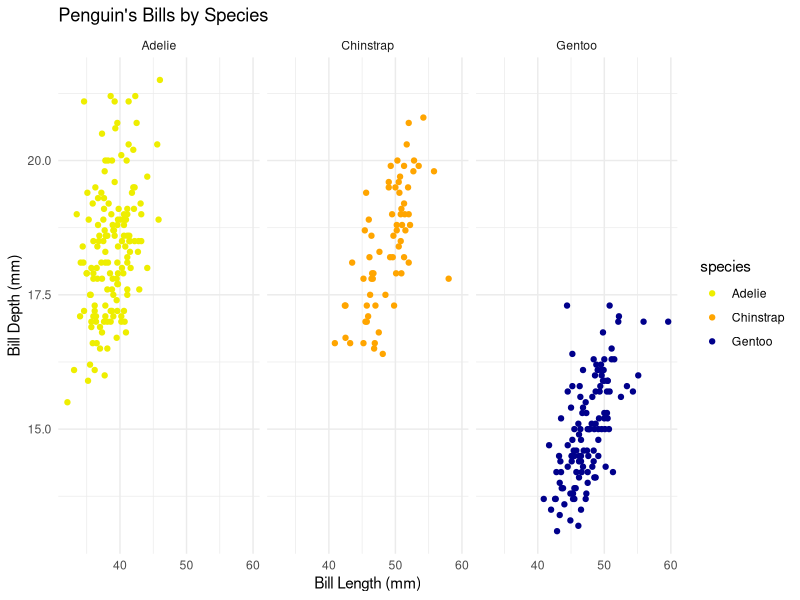
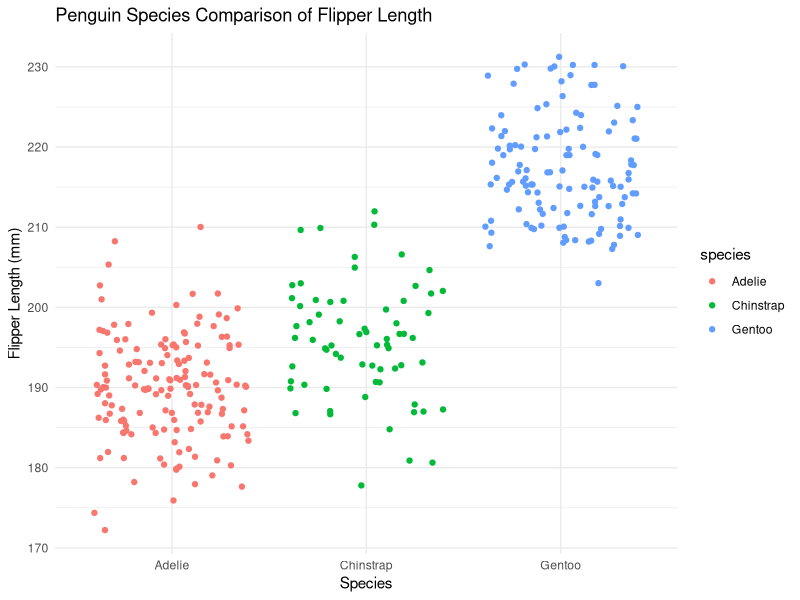

The R script that drew these images, in order:
## ---- chunk 1
exp_1 <- expression(x^2)
deriv_1 <- D(expr = exp_1, name = "x")

# evaluate at x = 3
x <- 3
eval(deriv_1)
## ---- chunk 2
exp_2 <- expression(2* (3 * a + 2 )^4 - 5)
deriv_2 <- D(expr = exp_2, name = "a")

# evaluate at a = 1.2
a <- 1.2
eval(deriv_2)
## ---- chunk 3
library(tidyverse)
library(palmerpenguins)
#need to know column names
head(penguins)
## ---- chunk 4
# create plot
ggplot(data = penguins, aes(x =  bill_length_mm, y = bill_depth_mm)) + 
  geom_point(aes(color = species)) + 
  scale_color_manual(values = c("yellow2", "orange","darkblue")) +
  labs(x = "Bill Length (mm)",
       y = "Bill Depth (mm)",
       title = "Penguin's Bills by Species") +
  facet_wrap(~species) +
  theme_minimal()
## ---- chunk 5
# new jitter plot
ggplot(data = penguins, aes(x = species, y = flipper_length_mm)) + 
  geom_jitter(aes(color = species)) +
  labs(x = "Species",
       y = "Flipper Length (mm)",
       title = "Penguin Species Comparison of Flipper Length") + 
  theme_minimal()
